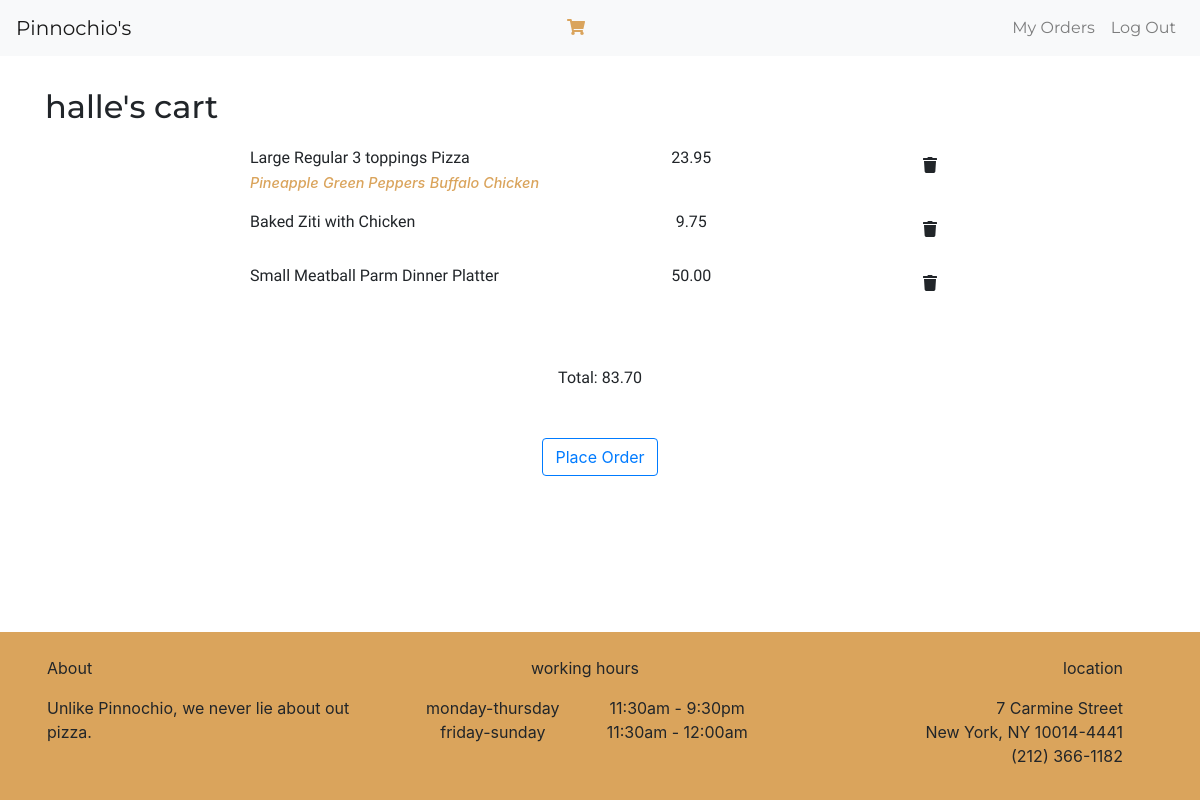
Page /cart (signed in) on the committed database.
### orders/models.py (models this page shows, shortened)
class Cart (models.Model):
    order_id= models.ForeignKey(Order, on_delete=models.CASCADE, related_name="order_id")
    user=models.CharField(max_length=64)
    cart_item=models.CharField(max_length=64)
    toppings=models.ManyToManyField(Toppings, blank=True, related_name="cart_toppings")
    extras=models.ManyToManyField(Extra,blank=True, related_name="cart_extra")
    item_price=models.DecimalField(max_digits=4, decimal_places=2)

class Toppings(models.Model):
    name= models.CharField(max_length=64)
    def __str__(self):
        return f"{self.name}"

### orders/views.py (the view, shortened to what this page needs)
# urls.py: path("cart", views.cart_view, name="cart_view"),
def cart_view(request):
    if request.user.is_authenticated:
        user=request.user
        order=Order.objects.get(user=user, status="Initiated")
        print(order.id)
        try:
            cart_items=Cart.objects.all().filter(order_id=order)
        except:
            cart_items=[]
            grand_total=0
        else:
            print("Success!")
            grand_total=0
            for item in cart_items:
                grand_total+=item.item_price
                print(grand_total)
            print(grand_total)
    return render(request, "orders/cart.html", {"cart_items": cart_items, "grandtotal":grand_total})

### orders/templates/orders/cart.html (shortened to what this page needs)
{% extends "orders/base.html" %}
{% load static %}
{% block body %}
    <div class="container my-3">
        {% if user.is_authenticated %}
            <div class="header"><h2> {{user.first_name|lower}}'s cart </h2></div>
            <div class="cart">
                {% for item in cart_items %}
                    <div class="row pb-3" data-aos="fade-up">
                        <div class="col-6">
                            <div><p>{{ item.cart_item }}</p></div>
                            <div>
                                {% for topping in item.toppings.all %}
                                    <span class="toppings">{{topping}}</span>
                                {% empty %}
                                    {% for extra in item.extras.all %}
                                        <span class="extras">{{extra}}</span>
                                    {% endfor %}
                                {% endfor %}
                            </div>
                        </div>
                        <div class="col text-center"><p>{{ item.item_price }}</p></div>
                        <div class="col"><button type="submit" class="delete float-right btn" data-id='{{item.id}}'> <i class="fas fa-trash"></i></button></div>
                    </div>
                {% empty %}
                    <div><span> Cart is empty. </span></div>
                {% endfor %}
                <div class="d-flex justify-content-center my-5"><div><p>Total: {{grandtotal}}</p></div></div>
                {% if cart_items.count %}
                    <div class="d-flex justify-content-center">
                        <form action="{% url 'order_summary' %}" method="POST">
                            <button class="btn btn-outline-primary" type="submit">Place Order</button>
                        </form>
                    </div>
                {% endif %}
            </div>
        {% endif %}
    </div>
{% endblock %}

### orders/static/css/index.css (style rules this page uses)
div.header { font-family: 'Montserrat', sans-serif; }
div.menu-contents span, div.cart p { font-family: 'Raleway', sans-serif; font-weight: 400; margin-bottom: 0rem; }
div.cart { top:50px; bottom: 0; left: 0; right: 0; margin: auto; max-width:700px; margin-top: 20px; }
div.cart span.toppings, div.cart span.extras { font-size: 0.9rem; font-style: italic; color:#daa45c; font-weight: 500; }
html,body { height: 100% }

### rows in the picture
Cart: cart_item "Large Regular 3 toppings Pizza", item_price "23.95"
Toppings: name "Pineapple"
Toppings: name "Green Peppers"
Toppings: name "Buffalo Chicken"
Cart: cart_item "Baked Ziti with Chicken", item_price "9.75"
Cart: cart_item "Small Meatball Parm Dinner Platter", item_price "50.00"

### other values in the picture
{{ user.first_name|lower }} "halle"
{{ grandtotal }} "83.70"
